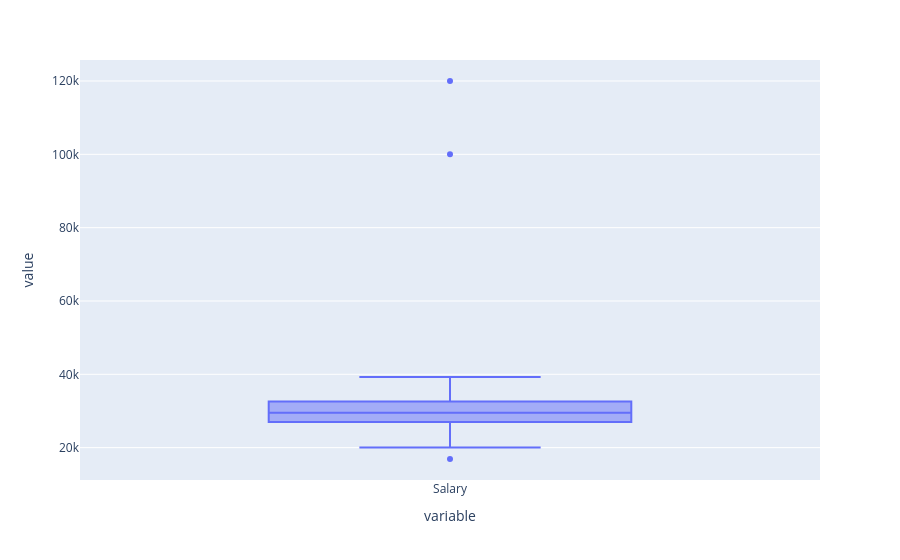

This figure's notebook cell:
### Code cell
px.box(df.Salary)

### Figure 1 — Plotly figure (JSON) as saved in the notebook; plotly's stock layout.template omitted (floating-point values rounded to 4 significant figures)
{"data": [{"alignmentgroup": "True", "hovertemplate": "variable=%{x}<br>value=%{y}<extra></extra>", "legendgroup": "", "marker": {"color": "#636efa"}, "name": "", "notched": false, "offsetgroup": "", "orientation": "v", "showlegend": false, "type": "box", "x": ["Salary", "Salary", "Salary", "Salary", "Salary", "Salary", "Salary", "Salary", "Salary", "Salary", "Salary", "Salary", "Salary", "Salary", "Salary", "Salary", "Salary", "Salary", "Salary", "Salary", "Salary", "Salary", "Salary", "Salary", "Salary", "Salary", "Salary", "Salary", "Salary", "Salary", "Salary", "Salary", "Salary", "Salary", "Salary", "Salary", "Salary", "Salary", "Salary", "Salary", "Salary", "Salary", "Salary", "Salary", "Salary", "Salary", "Salary", "Salary", "Salary", "Salary", "Salary", "Salary", "Salary", "Salary", "Salary", "Salary", "Salary", "Salary", "Salary", "Salary", "Salary", "Salary", "Salary", "Salary", "Salary", "Salary", "Salary", "Salary", "Salary", "Salary", "Salary", "Salary", "Salary", "Salary", "Salary", "Salary", "Salary", "Salary", "Salary", "Salary", "Salary", "Salary", "Salary", "Salary", "Salary", "Salary", "Salary", "Salary", "Salary", "Salary", "Salary", "Salary", "Salary", "Salary", "Salary", "Salary", "Salary", "Salary", "Salary", "Salary", "Salary", "Salary"], "x0": " ", "xaxis": "x", "y": [32480.0, 29310.0, 33240.0, 37620.0, 28830.0, 28830.0, 37900.0, 33840.0, 27650.0, 32710.0, 27680.0, 27670.0, 31210.0, 20430.0, 21380.0, 27190.0, 24940.0, 31570.0, 25460.0, 22940.0, 37330.0, 28870.0, 30340.0, 22880.0, 27280.0, 30550.0, 24250.0, 31880.0, 27000.0, 28540.0, 26990.0, 39260.0, 29930.0, 24710.0, 34110.0, 23900.0, 31040.0, 20200.0, 23360.0, 30980.0, 33690.0, 30860.0, 29420.0, 28490.0, 22610.0, 26400.0, 27700.0, 35290.0, 31720.0, 21180.0, 31620.0, 28070.0, 26620.0, 33060.0, 35150.0, 34660.0, 25800.0, 28450.0, 31660.0, 34880.0, 27600.0, 29070.0, 24470.0, 24020.0, 34060.0, 36780.0, 29640.0, 35020.0, 31810.0, 26770.0, 31810.0, 37690.0, 29820.0, 37820.0, 16900.0, 34110.0, 30440.0, 28500.0, 30460.0, 20060.0, 28900.0, 31790.0, 37390.0, 27410.0, 25960.0, 27490.0, 34580.0, 31640.0, 27350.0, 32570.0, 30490.0, 34840.0, 26490.0, 28360.0, 28040.0, 22680.0, 31480.0, 31310.0, 30030.0, 28830.0, 100000.0, 120000.0], "y0": " ", "yaxis": "y"}], "layout": {"boxmode": "group", "legend": {"tracegroupgap": 0}, "margin": {"t": 60}, "xaxis": {"anchor": "y", "domain": [0, 1], "title": {"text": "variable"}}, "yaxis": {"anchor": "x", "domain": [0, 1], "title": {"text": "value"}}}}
